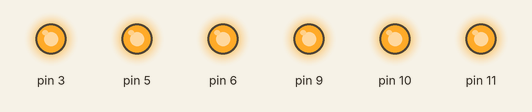
Simulated run of this sketch. Board: Arduino Uno, built with avr-gcc and run on an emulated ATmega328P. On the bench: output pins drawn as LEDs (lit = HIGH).

Above: at 0.1 s.
Timing chart, 0 to 1.6 s (numbered marks = the images above):
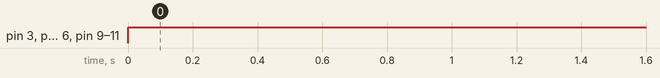

Measured:
- by itself, pin 3, pin 5, pin 6, pin 9–11: LOW → HIGH at 0.00 s

The sketch:

test3.ino
```cpp
int brightness = 255;    // how bright the LED is


 void setup()  {

  pinMode(9, OUTPUT);
  pinMode(10,OUTPUT);
  pinMode(11,OUTPUT);
  pinMode(3,OUTPUT);
  pinMode(5,OUTPUT);
  pinMode(6,OUTPUT);
}

void loop()  {

  // set the brightness of pin 9:

  analogWrite(9, brightness);
  analogWrite(10, brightness);
  analogWrite(11, brightness);
  analogWrite(3, brightness);
  analogWrite(5, brightness);
  analogWrite(6, brightness);


  //delay(10);

}
```
